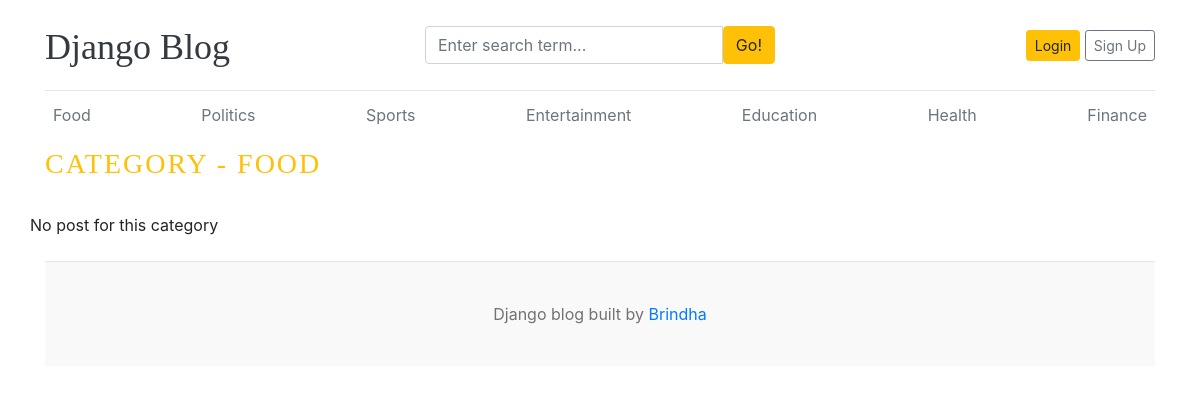
Page /category/1/ on the committed database.
### blogs/models.py (models this page shows)
class Category(models.Model):
    category_name = models.CharField(max_length=50, unique = True)
    created_at = models.DateTimeField(auto_now_add=True)
    updated_at = models.DateTimeField(auto_now=True)
    class Meta:
        verbose_name_plural = 'categories'
    def __str__(self):
        return self.category_name

### blogs/views.py (the view)
# urls.py: path('<int:category_id>/', views.post_by_category, name='post_by_category')
def post_by_category(request, category_id):
    posts = Blog.objects.filter(status = "Published", category = category_id)
    try:
        category_name = Category.objects.get(pk=category_id)
    except:
        return redirect('home')
    context = {
        'posts': posts,
        'category_name': category_name
    }
    return render(request, 'post_by_category.html', context)

### blogs/context_processors.py (called while the page is built)
def get_categories(request):
    categories = Category.objects.all()
    return dict(categories=categories)

def get_links(request):
    social_links = SocialLinks.objects.all()
    return dict(social_links=social_links)

### templates/post_by_category.html
{% extends 'base.html' %}
{% block content %}
  <h3 class="text-uppercase text-warning" style="letter-spacing: 2px;">Category - {{ category_name }}</h3>
  <br>
  <div class="row mb-2">
    {% if posts %}
    {% for post in posts %}
        <div class="col-md-6">
          <div class="card border-0" >
            <div class="card-body">
              <h3><a href="{% url 'single_blog' post.slug %}" class="text-dark">{{ post.title }}</a></h3>
              <small class="mb-1 text-muted">{{ post.created_at | timesince}} ago | {{ post.author }}</small>
              <p class="card-text">{{ post.short_description | truncatewords:19 }}</p>
            </div>
          </div>
        </div>
    {% endfor %}
    {% else %}
       <p>No post for this category</p>
    {% endif %}
  </div>
{% endblock %}

### templates/base.html (shortened to what this page needs)
{% load static %}
<!DOCTYPE html>
<html lang="en">
<head>
    <link href="https://getbootstrap.com/docs/4.0/dist/css/bootstrap.min.css" rel="stylesheet">
    <link href="{% static 'css/blog.css' %}" rel="stylesheet">
    <link rel="stylesheet" href="https://cdnjs.cloudflare.com/ajax/libs/font-awesome/4.7.0/css/font-awesome.min.css">
  </head>
<body>
    <div class="container">
      <header class="blog-header py-3">
        <div class="row flex-nowrap justify-content-between align-items-center">
          <div class="col-4 pt-1">
            <a class="blog-header-logo text-dark" href="/">Django Blog</a>
          </div>
          <div class="col-4">
            <form action="{% url 'search' %}" method="GET">
              <div class="input-group">
                  <input class="form-control" type="text" name="keyword" placeholder="Enter search term..." aria-label="Enter search term..." aria-describedby="button-search" />
                  <button type="submit" class="btn btn-warning" id="button-search" type="button">Go!</button>
              </div>
            </form>
          </div>
          <div class="col-4 d-flex justify-content-end align-items-center">
            {% if user.is_authenticated %}
              <span><a href="{% url 'dashboard' %}">{{ user }}, Dashboard</a></span>
              &emsp;
              <span><a href="{% url 'logout' %}">Logout</a></span>
            {% else %}
            <a class="btn btn-sm btn-warning" href="{% url 'login'%}">Login</a> &nbsp;
            <a class="btn btn-sm btn-outline-secondary" href="{% url 'register' %}">Sign Up</a>
            {% endif %}
          </div>
        </div>
      </header>
      <div class="nav-scroller py-1 mb-2">
        <nav class="nav d-flex justify-content-between">
          {% for category in categories %}
          <a class="p-2 text-muted" href="{% url 'post_by_category' category.id %}">{{ category.category_name }}</a>
          {% endfor %}
        </nav>
      </div>
{% block content%}
{% endblock %}
<footer class="blog-footer">
  <p>Django blog built by <a href="#">Brindha</a></p>
</footer>
</body>
</html>

### blog_app/static/css/blog.css (style rules this page uses)
.blog-header { border-bottom: 1px solid #e5e5e5; }
.blog-header-logo { font-family: "Playfair Display", Georgia, "Times New Roman", serif; font-size: 2.25rem; }
h1, h2, h3, h4, h5, h6 { font-family: "Playfair Display", Georgia, "Times New Roman", serif; }
.blog-footer { padding: 2.5rem 0; color: #727272; text-align: center; background-color: #f9f9f9; border-top: .05rem solid #e5e5e5; }
.blog-footer p:last-child { margin-bottom: 0; }

### rows in the picture
Category: category_name "Food", category_name "FOOD"
Category: category_name "Politics"
Category: category_name "Sports"
Category: category_name "Entertainment"
Category: category_name "Education"
Category: category_name "Health"
Category: category_name "Finance"
